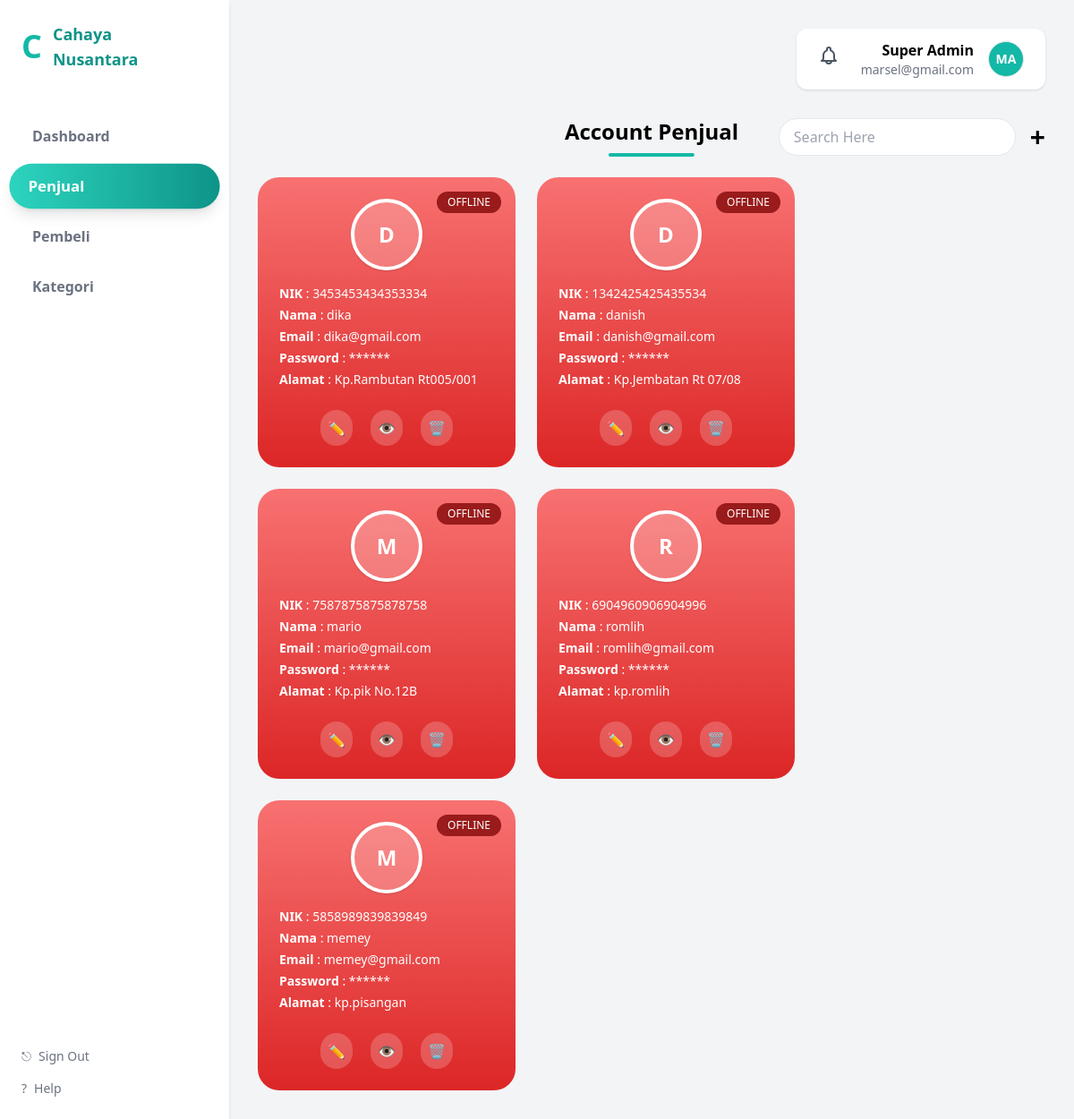
Screenshot of /super_admin/admin.php (signed in) with the database file from the repository.
### tables this page shows
CREATE TABLE `users` (
  `id` int NOT NULL,
  `role_id` int NOT NULL,
  `nik` char(16) NOT NULL,
  `nama` varchar(100) NOT NULL,
  `email` varchar(100) NOT NULL,
  `password` varchar(255) NOT NULL,
  `created_at` timestamp NOT NULL DEFAULT CURRENT_TIMESTAMP,
  `alamat` text,
  `foto` varchar(255) DEFAULT NULL,
  `reset_token` varchar(255) DEFAULT NULL,
  `reset_expired` datetime DEFAULT NULL,
  `status_login` enum('online','offline') DEFAULT 'offline',
  `is_active` tinyint(1) DEFAULT '1'
);

### super_admin/admin.php (the view, shortened to what this page needs)
<?php
include '../config/koneksi.php';
$query = mysqli_query($conn, "
    SELECT *
    FROM users
    WHERE role_id = 2
");
?>
<!DOCTYPE html>
<html lang="id">
<head>
    <script src="https://cdn.tailwindcss.com"></script>
</head>
<body class="bg-gray-100 font-sans">
    <div class="flex min-h-screen">
        <?php include '../layouts/sidebar.php'; ?>
        <main class="flex-1 p-8">
            <div class="flex justify-end mb-8">
                <?php include '../layouts/profil_notifikasi.php'; ?>
            </div>
            <div class="relative flex items-center mb-6">
                <h1 class="absolute left-1/2 -translate-x-1/2 text-2xl font-semibold">
                    Account Penjual
                    <span class="block w-24 h-1 bg-teal-500 mx-auto mt-2 rounded-full"></span>
                </h1>
                <div class="ml-auto flex items-center gap-4">
                    <input
                        id="searchPenjual"
                        type="text"
                        placeholder="Search Here"
                        class="px-4 py-2 rounded-full border focus:outline-none">
                    <a href="tambah_penjual.php" class="text-3xl font-bold">+</a>
                </div>
            </div>
            <div class="flex gap-6 flex-wrap">
                <?php while ($row = mysqli_fetch_assoc($query)) : ?>
                    <?php
                    $path_server = $_SERVER['DOCUMENT_ROOT'] . '/' . $row['foto'];
                    $path_url    = '/' . $row['foto'];
                    $ada_foto    = !empty($row['foto']) && file_exists($path_server);
                    ?>
                    <?php
                    $bgCard = ($row['status_login'] === 'online')
                        ? 'bg-gradient-to-b from-green-400 to-green-600'
                        : 'bg-gradient-to-b from-red-400 to-red-600';
                    ?>
                    <div id="penjual-<?= $row['id'] ?>"
                        class="penjual-card relative w-72 rounded-3xl p-6 text-white <?= $bgCard ?>">
                        <span id="status-<?= $row['id'] ?>"
                            class="absolute top-4 right-4 text-xs px-3 py-1 rounded-full
                            <?= $row['status_login'] === 'online' ? 'bg-green-800' : 'bg-red-800' ?>">
                            <?= strtoupper($row['status_login']) ?>
                        </span>
                        <div class="flex justify-center mb-4">
                            <div class="w-20 h-20 rounded-full border-4 border-white shadow
                                    flex items-center justify-center bg-white/20 overflow-hidden">
                            <?php if ($ada_foto): ?>
                                <img src="<?= $path_url ?>" class="w-full h-full object-cover">
                            <?php else: ?>
                                <?php
                                    $nama = trim($row['nama']);
                                    $inisial = strtoupper(substr($nama, 0, 1));
                                ?>
                                <span class="text-2xl font-bold text-white">
                                    <?= $inisial ?>
                                </span>
                            <?php endif; ?>
                            </div>
                        </div>
                        <div class="text-sm space-y-1">
                            <p><b>NIK</b> : <?= $row['nik'] ?></p>
                            <p><b>Nama</b> : <?= $row['nama'] ?></p>
                            <p><b>Email</b> : <?= $row['email'] ?></p>
                            <p><b>Password</b> : ******</p>
                            <p><b>Alamat</b> : <?= $row['alamat'] ?: '-' ?></p>
                        </div>
                        <div class="flex justify-center gap-5 mt-6">
                            <a href="edit_penjual.php?id=<?= $row['id'] ?>"
                                class="p-2 rounded-full bg-white/20 hover:bg-yellow-400">✏️</a>
                            <a href="detail_penjual.php?id=<?= $row['id'] ?>"
                                class="p-2 rounded-full bg-white/20 hover:bg-blue-400">👁️</a>
                            <?php
                            $disableHapus = (
                                $row['status_login'] === 'online' ||
                                $row['id'] == $_SESSION['user_id']
                            );
                            ?>
                            <button
                        data-id="<?= $row['id'] ?>"
                        class="btn-hapus p-2 rounded-full
                         <?= $disableHapus
                        ? 'bg-gray-400 cursor-not-allowed opacity-50'
                        : 'bg-white/20 hover:bg-red-500' ?>"
                                <?= $disableHapus ? 'disabled' : '' ?>>
                                🗑️
                            </button>
                        </div>
                    </div>
                <?php endwhile; ?>
            </div>
        </main>
    </div>
</body>
</html>

### rows the page displays
users: status_login "OFFLINE", nama "D", nik "3453453434353334", nama "dika", email "dika@gmail.com", alamat "Kp.Rambutan Rt005/001"
users: status_login "OFFLINE", nama "D", nik "1342425425435534", nama "danish", email "danish@gmail.com", alamat "Kp.Jembatan Rt 07/08"
users: status_login "OFFLINE", nama "M", nik "7587875875878758", nama "mario", email "mario@gmail.com", alamat "Kp.pik No.12B"
users: status_login "OFFLINE", nama "R", nik "6904960906904996", nama "romlih", email "romlih@gmail.com", alamat "kp.romlih"
users: status_login "OFFLINE", nama "M", nik "5858989839839849", nama "memey", email "memey@gmail.com", alamat "kp.pisangan"

### other values shown
str_replace('_', ' ', $user['role']) "Super Admin"
$user['email'] "marsel@gmail.com"
$inisial "MA"
